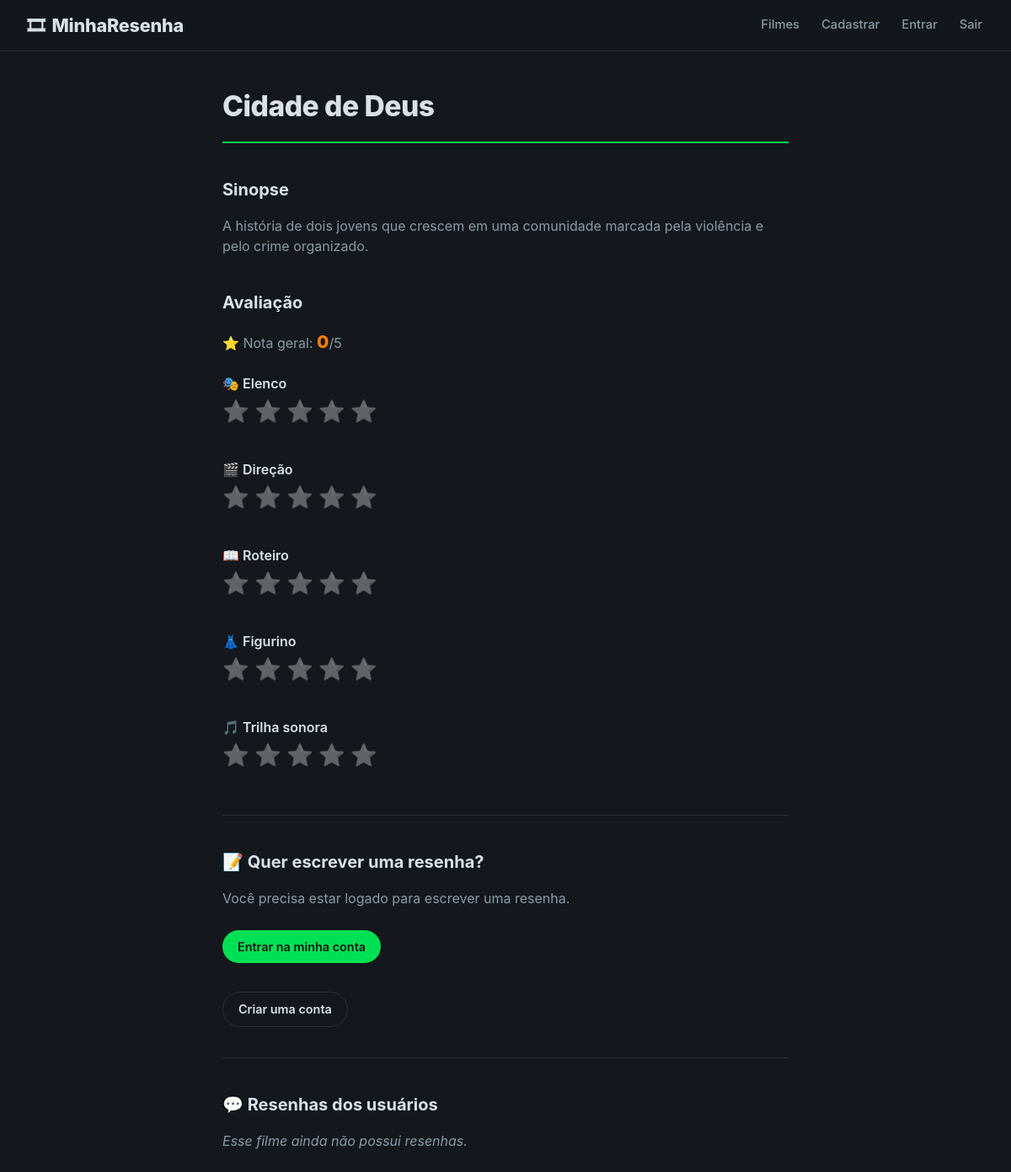
The page /filme/3 on the database as committed earlier.
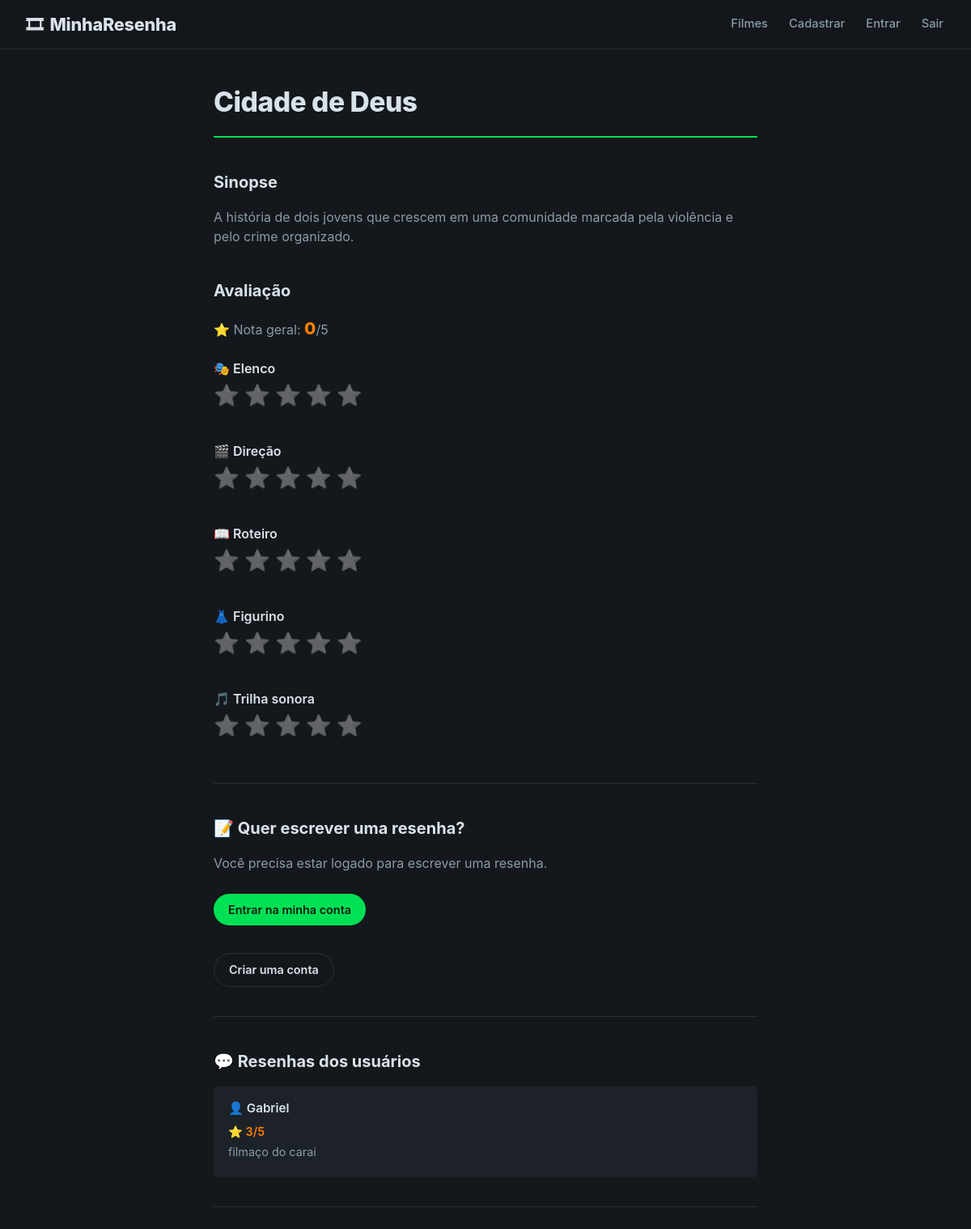
The same page on the database as committed later.
### tables this page shows
CREATE TABLE filmes (
    id INTEGER PRIMARY KEY AUTOINCREMENT,
    titulo TEXT NOT NULL,
    ano INTEGER,
    genero TEXT,
    sinopse TEXT,
    imagem TEXT
);

CREATE TABLE resenhas (
    id INTEGER PRIMARY KEY AUTOINCREMENT,
    usuario_id INTEGER NOT NULL,
    filme_id INTEGER NOT NULL,
    texto TEXT NOT NULL,
    nota INTEGER NOT NULL,
    data TIMESTAMP DEFAULT CURRENT_TIMESTAMP
);

CREATE TABLE usuarios (
    id INTEGER PRIMARY KEY AUTOINCREMENT,
    nome TEXT NOT NULL,
    email TEXT NOT NULL UNIQUE,
    senha TEXT NOT NULL
, admin INTEGER DEFAULT 0, foto TEXT);

### letterbox.py (the view)
@app.route("/filme/<int:id>")
def filme(id):
    conexao = sqlite3.connect("filmes.db")
    cursor = conexao.cursor()
    cursor.execute(
        "SELECT * FROM filmes WHERE id = ?",
        (id,)
    )
    filme = cursor.fetchone()
    cursor.execute("""
        SELECT resenhas.texto, resenhas.nota, usuarios.nome
        FROM resenhas
        JOIN usuarios ON resenhas.usuario_id = usuarios.id
        WHERE resenhas.filme_id = ?
        ORDER BY resenhas.id DESC
    """, (id,))
    resenhas = cursor.fetchall()
    conexao.close()
    return render_template(
        "filme.html",
        filme=filme,
        resenhas=resenhas
    )

### templates/filme.html (shortened to what this page needs)
<!DOCTYPE html>
<html lang="pt-br">
<head>
    <link rel="stylesheet" href="{{ url_for('static', filename='filme.css') }}">
</head>
<body>
    <header>
        <h1>MinhaResenha</h1>
        <nav>
            <a href="/filmes">Filmes</a>
            <a href="/cadastro">Cadastrar</a>
            <a href="/login">Entrar</a>
            <a href="/logout">Sair</a>
        </nav>
    </header>
    <main>
        <h1>{{ filme[1] }}</h1>
        <h2>Sinopse</h2>
        <p>
            {{ filme[4] }}
        </p>
        <h2>Avaliação</h2>
        <p>
            ⭐ Nota geral:
            <span id="notaGeral">0</span>/5
        </p>
        <h3>🎭 Elenco</h3>
        <div class="estrelas" data-categoria="Elenco">
            <span data-nota="1">⭐</span>
            <span data-nota="2">⭐</span>
            <span data-nota="3">⭐</span>
            <span data-nota="4">⭐</span>
            <span data-nota="5">⭐</span>
        </div>
        <p id="notaElenco"></p>
        <h3>🎬 Direção</h3>
        <div class="estrelas" data-categoria="Direção">
            <span data-nota="1">⭐</span>
            <span data-nota="2">⭐</span>
            <span data-nota="3">⭐</span>
            <span data-nota="4">⭐</span>
            <span data-nota="5">⭐</span>
        </div>
        <p id="notaDirecao"></p>
        <h3>📖 Roteiro</h3>
        <div class="estrelas" data-categoria="Roteiro">
            <span data-nota="1">⭐</span>
            <span data-nota="2">⭐</span>
            <span data-nota="3">⭐</span>
            <span data-nota="4">⭐</span>
            <span data-nota="5">⭐</span>
        </div>
        <p id="notaRoteiro"></p>
        <h3>👗 Figurino</h3>
        <div class="estrelas" data-categoria="Figurino">
            <span data-nota="1">⭐</span>
            <span data-nota="2">⭐</span>
            <span data-nota="3">⭐</span>
            <span data-nota="4">⭐</span>
            <span data-nota="5">⭐</span>
        </div>
        <p id="notaFigurino"></p>
        <h3>🎵 Trilha sonora</h3>
        <div class="estrelas" data-categoria="Trilha sonora">
            <span data-nota="1">⭐</span>
            <span data-nota="2">⭐</span>
            <span data-nota="3">⭐</span>
            <span data-nota="4">⭐</span>
            <span data-nota="5">⭐</span>
        </div>
        <p id="notaTrilha"></p>
        <hr>
        {% if session.get("usuario_id") %}
            <h2>📝 Sua resenha</h2>
            <p>
                Olá, {{ session.get("usuario_nome") }}! Escreva sua opinião sobre o filme.
            </p>
            <form
                action="/filme/{{ filme[0] }}/resenha"
                method="POST"
            >
                <textarea
                    name="texto"
                    placeholder="Escreva sua opinião sobre o filme..."
                    required
                ></textarea>
                <br><br>
                <label for="nota">Nota:</label>
                <select name="nota" id="nota" required>
                    <option value="">
                        Escolha uma nota
                    </option>
                    <option value="1">
                        ⭐ 1
                    </option>
                    <option value="2">
                        ⭐ 2
                    </option>
                    <option value="3">
                        ⭐ 3
                    </option>
                    <option value="4">
                        ⭐ 4
                    </option>
                    <option value="5">
                        ⭐ 5
                    </option>
                </select>
                <br><br>
                <button type="submit">
                    Enviar resenha
                </button>
            </form>
        {% else %}
            <h2>📝 Quer escrever uma resenha?</h2>
            <p>
                Você precisa estar logado para escrever uma resenha.
            </p>
            <a href="/login">
                Entrar na minha conta
            </a>
            <br><br>
            <a href="/cadastro">
                Criar uma conta
            </a>
        {% endif %}
        <hr>
        <h2>💬 Resenhas dos usuários</h2>
        {% if resenhas %}
            {% for resenha in resenhas %}
                <div class="resenha">
                    <h3>
                        👤 {{ resenha[2] }}
                    </h3>
                    <p>
                        ⭐ {{ resenha[1] }}/5
                    </p>
                    <p>
                        {{ resenha[0] }}
                    </p>
                </div>
                <hr>
            {% endfor %}
        {% else %}
            <p>
                Esse filme ainda não possui resenhas.
            </p>
        {% endif %}
    </main>
</body>
</html>

### static/filme.css (style rules this page uses)
:root { --bg: #14181c; --surface: #1c2228; --surface-raised: #232a31; --border: rgba(255, 255, 255, 0.1); --text: #d9e2e9; --text-muted: #8a9ba8; --green: #00e054; --orange: #ff8000; --blue: #40bcf4; --radius: 4px; }
* { box-sizing: border-box; }
body { margin: 0; background: var(--bg); color: var(--text); font-family: -apple-system, "Segoe UI", Roboto, Helvetica, Arial, sans-serif; line-height: 1.5; }
header { position: sticky; top: 0; z-index: 10; display: flex; align-items: center; justify-content: space-between; flex-wrap: wrap; gap: 12px; padding: 14px 32px; background: rgba(20, 24, 28, 0.92); backdrop-filter: blur(6px); border-bottom: 1px solid var(--border); }
header h1 { margin: 0; font-size: 1.35rem; font-weight: 800; letter-spacing: -0.01em; }
header h1::before { content: "🎞"; margin-right: 8px; }
nav { display: flex; gap: 22px; flex-wrap: wrap; }
nav a { color: var(--text-muted); text-decoration: none; font-size: 0.92rem; font-weight: 500; padding: 4px 2px; border-bottom: 2px solid transparent; transition: color 0.15s ease, border-color 0.15s ease; }
main { max-width: 720px; margin: 0 auto; padding: 40px 24px 80px; }
main > h1 { font-size: 2.1rem; font-weight: 800; letter-spacing: -0.015em; margin: 0 0 28px; padding-bottom: 16px; border-bottom: 2px solid var(--green); }
main h2 { font-size: 1.25rem; font-weight: 700; margin: 40px 0 14px; }
main h3 { font-size: 1rem; font-weight: 600; margin: 22px 0 8px; color: var(--text); }
main > p { color: var(--text-muted); max-width: 65ch; }
hr { border: none; border-top: 1px solid var(--border); margin: 36px 0; }
#notaGeral { font-size: 1.3rem; font-weight: 800; color: var(--orange); }
.estrelas { display: flex; gap: 6px; margin-top: 4px; }
.estrelas span { font-size: 1.6rem; line-height: 1; cursor: pointer; filter: grayscale(1) opacity(0.4); transform-origin: center; transition: filter 0.12s ease, transform 0.12s ease; }
main p[id^="nota"] { min-height: 1.2em; font-size: 0.85rem; color: var(--text-muted); margin: 6px 0 0; }
main > a { display: inline-block; margin-top: 10px; padding: 9px 18px; border-radius: 999px; text-decoration: none; font-size: 0.9rem; font-weight: 600; transition: background 0.15s ease, color 0.15s ease; }
main > a[href="/login"] { background: var(--green); color: #0c1a12; }
main > a[href="/cadastro"] { background: transparent; color: var(--text); border: 1px solid var(--border); }
.resenha { background: var(--surface); border-radius: var(--radius); padding: 16px 18px; margin: 16px 0; }
.resenha h3 { margin: 0 0 6px; font-size: 0.95rem; }
.resenha p { margin: 4px 0; color: var(--text-muted); font-size: 0.9rem; }
.resenha p:first-of-type { color: var(--orange); font-weight: 600; }

Rows that differ between the two databases and show on the page:
added resenhas: nome "Gabriel", nota "3", texto "filmaço do carai"
Other text that changed with them:
text no longer shown: "Esse filme ainda não possui resenhas."
